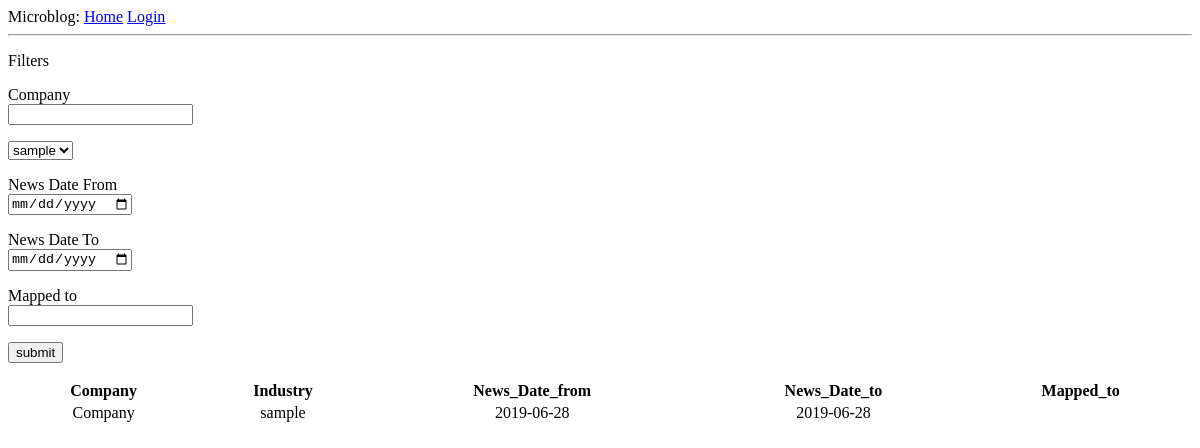
/Company_Details, run on an earlier commit of the app's database.
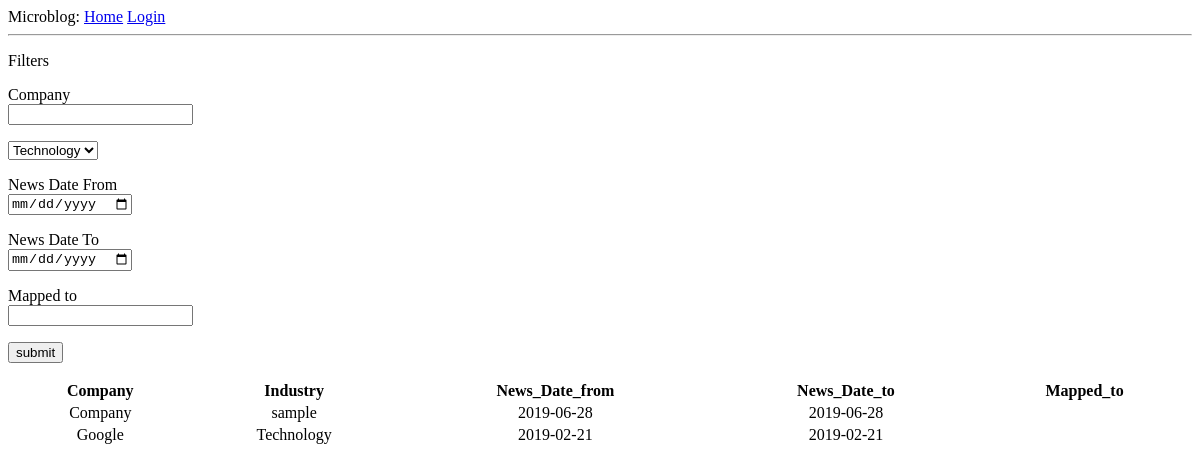
And on a later commit of the database.
### app/models.py (models this page shows, shortened)
class CompanyData(db.Model):
    Company = db.Column(db.String(64),primary_key=True)
    Industry = db.Column(db.String(64))
    News_Date_from = db.Column(db.String(64))
    News_Date_to = db.Column(db.String(64))
    Mapped_to = db.Column(db.String(64))

### app/routes.py (the view, shortened to what this page needs)
@app.route('/Company_Details',methods = ['POST','GET'])
def Company_Details():
    form = CompanyFiltersForm()
    table = CompanyData.query.all()
    header = list(CompanyData.__table__.columns.keys())
    industries = []
    for val in table:
        industries.append(val.Industry)
    industries = list(set(industries))
    return render_template('company.html',  table = table,header = header,industries = industries,form = form)

### app/forms.py
class CompanyFiltersForm(FlaskForm):
    Company = StringField('Company')
    Industry = StringField('Industry')
    News_Date_from = DateField('News Date From', format='%m/%d/%Y')
    News_Date_to = DateField('News Date To', format='%m/%d/%Y')
    Mapped_to = StringField('Mapped to')
    submit = SubmitField('submit')

### app/templates/company.html
{% extends "base.html" %}
{% block content %}
<div id="filters">
        <p>Filters</p>
        <form method="POST">
            <p>
                {{ form.Company.label }}<br>
                {{ form.Company}}<br>
            </p>
            <p>
                <select>
                    {% for industry in industries%}
                    <option>{{industry}}</option>
                    {% endfor %}
                </select>
            </p>
            <p>
                    {{ form.News_Date_from.label }}<br>
                    {{ form.News_Date_from}}
            </p>
            <p>
                    {{ form.News_Date_to.label }}<br>
                    {{ form.News_Date_to}}
            </p>
            <p>
                    {{ form.Mapped_to.label }}<br>
                    {{ form.Mapped_to}}
            </p>
            <p>{{ form.submit() }}</p>
        </form>
</div>
<div>
<table style="width:100%">
    <tr>
    {% for head in header %}
        <th>{{head}}</th>
    {% endfor %}
    </tr>
{% for i in table %}
    <tr style="text-align: center">
    <td>{{i.Company}}</td>
    <td>{{i.Industry}}</td>
    <td>{{i.News_Date_from}}</td>
    <td>{{i.News_Date_to}}</td>
    <td>{{i.Mapped_to}}</td>
    </tr>
    {% endfor %}
</table>
</div>
{% endblock %}

### app/templates/base.html (shortened to what this page needs)
<html>
    <head>
    </head>
    <body>
      Microblog:
      <a href="{{ url_for('index') }}">Home</a>
      {% if current_user.is_anonymous %}
      <a href="{{ url_for('login') }}">Login</a>
      {% else %}
      <a href="{{ url_for('logout') }}">Logout</a>
      {% endif %}
        <hr>
        {% block content %}{% endblock %}
    </body>
</html>

What changed in the data, as far as the page shows it:
added CompanyData: Company "Google", Industry "Technology", News_Date_from "2019-02-21", News_Date_to "2019-02-21"
Also different on the page:
form field value: "sample" → "Technology"
